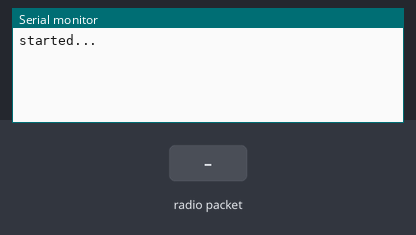
Bench run of a sketch on a simulated Arduino Uno, built with avr-gcc and run on an emulated ATmega328P. Shown: the last lines printed to the serial monitor. Inputs (shaded band) come from the test bench. No radio packets arrive unless stated.

Above: at 1.2 s.
1.3 s: radio packet "1" arrives
At 1.7 s:
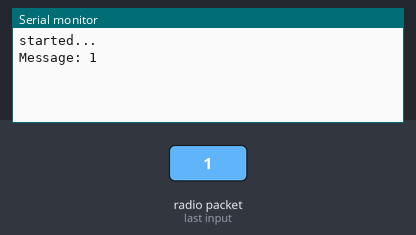
2.8 s: radio packet "0" arrives
At 4.0 s:
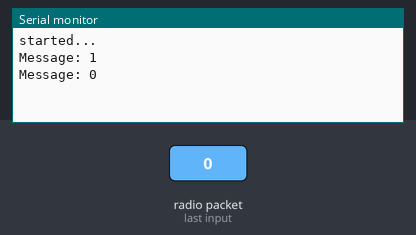
4.3 s: radio packet "2" arrives
At 5.2 s:
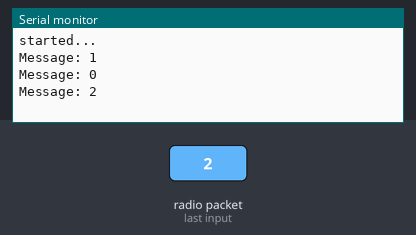

The sketch:

ask_receiver.ino
```cpp
// ask_receiver.pde
// -*- mode: C++ -*-
// Simple example of how to use RadioHead to receive messages
// with a simple ASK transmitter in a very simple way.
// Implements a simplex (one-way) receiver with an Rx-B1 module
#include <RH_ASK.h>
#include <SPI.h> // Not actualy used but needed to compile
RH_ASK driver;
void setup()
{
    Serial.begin(9600); // Debugging only
    if (!driver.init())
         Serial.println("init failed");
    Serial.println("started...");
}
void loop()
{
    uint8_t buf[RH_ASK_MAX_MESSAGE_LEN]; // RH_ASK_MAX_MESSAGE_LEN
    uint8_t buflen = RH_ASK_MAX_MESSAGE_LEN; //sizeof(buf);

    if (driver.recv(buf, &buflen)) // Non-blocking
    {
        int i;
        // Message with a good checksum received, dump it.
        //driver.printBuffer("Got:", buf, buflen);
        Serial.print("Message: ");
        for(int i = 0; i < buflen; i++) {
            Serial.print((char) buf[i]);
        }
        Serial.println();
    }
}
```

Measured:
- after the input at 1.3 s, the serial monitor: prints a new line at once (image 1)
- after the input at 2.8 s, the serial monitor: prints a new line at once (image 2)
- after the input at 4.3 s, the serial monitor: prints a new line at once (image 3)
